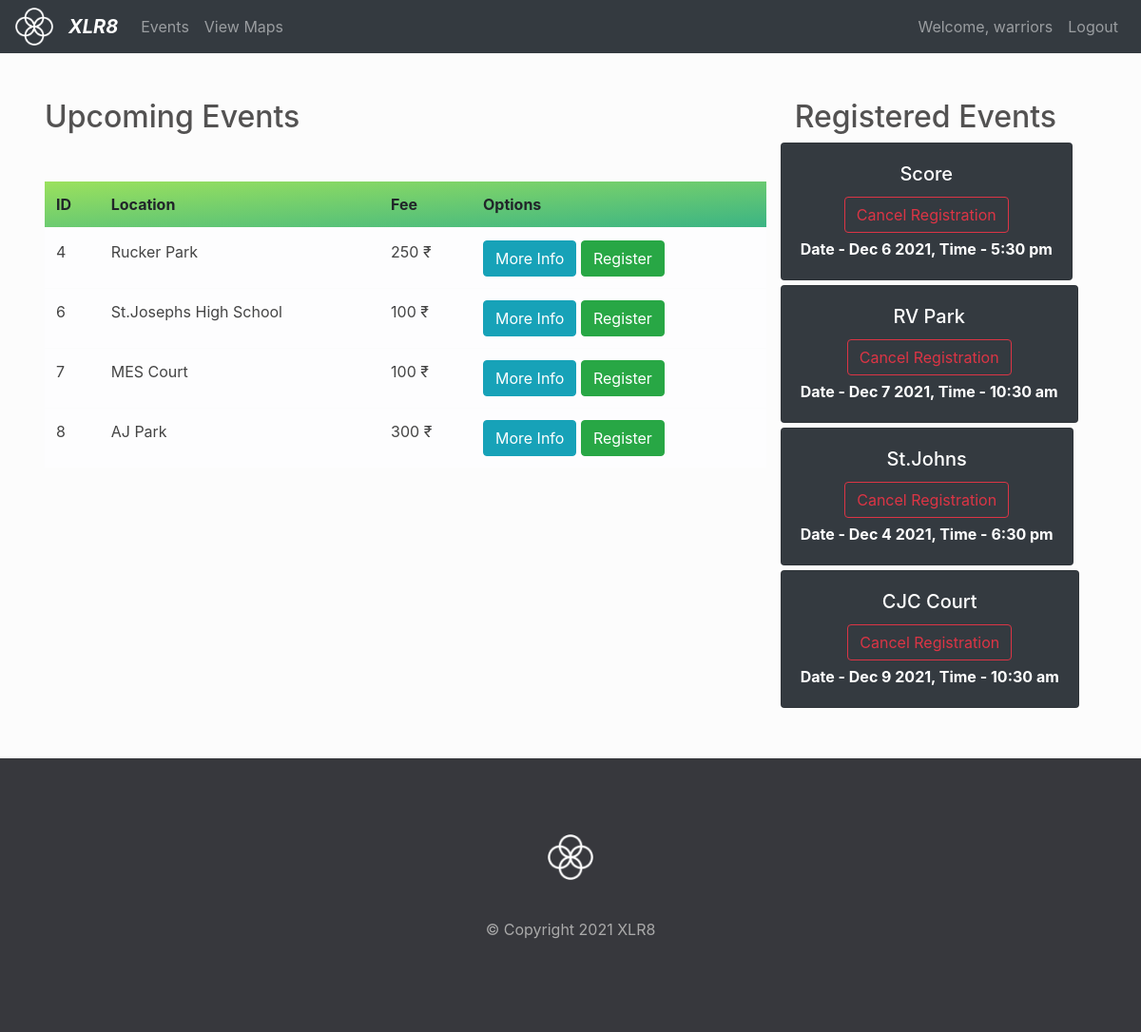
/events (signed in), run on the app's committed database.
### bem/models.py (models this page shows, shortened)
class Teams(db.Model, UserMixin):
    team_id = db.Column(db.Integer(), primary_key = True)
    teamname = db.Column(db.String(length = 30),nullable = False, unique = True)
    captain = db.Column(db.String(length = 30),nullable = False)
    j1 = db.Column(db.Integer(),nullable = False, unique = True)
    player_2 = db.Column(db.String(length = 30),nullable = False)
    j2 = db.Column(db.Integer(),nullable = False, unique = True)
    player_3 = db.Column(db.String(length = 30),nullable = False)
    j3 = db.Column(db.Integer(),nullable = False, unique = True)
    password_hash = db.Column(db.String(length = 60),nullable = False)
    register = db.relationship('Events', secondary = registrations, backref= db.backref('registered_team', lazy = 'dynamic'))
    @property
    def password(self):
        return self.password

class Events(db.Model):
    id = db.Column(db.Integer(), primary_key = True)
    location = db.Column(db.String(length = 30),nullable = False)
    tournament_type = db.Column(db.String(),nullable = False)
    fee = db.Column(db.Integer(),nullable = False)
    description = db.Column(db.String(length = 1024))

### bem/routes.py (the view, shortened to what this page needs)
@app.route('/events', methods = ['GET','POST'])
@login_required
def events_page():
    register_event_form = RegisterEventForm()
    cancel_register_form = CancelRegisterForm()
    if request.method == "GET":
        user_r_events = current_user.register     #all events which current user has registered for
        events_all = Events.query.all()            # querying all events
        events = [x for x in user_r_events + events_all if x not in user_r_events or x not in events_all]   # displaying only events which user hasnt registered for yet in upcoming section
        return render_template('events.html', events = events, register_event_form = register_event_form, user_r_events = user_r_events, cancel_register_form = cancel_register_form)

### bem/models.py (called while the page is built)
@login_manager.user_loader
def load_user(user_id):
    return Teams.query.get(int(user_id))

### bem/templates/events.html (shortened to what this page needs)
{% extends 'base.html' %} {% block links %}
<link
  rel="stylesheet"
  href="{{ url_for('static', filename='css/eventStyle.css') }}"
/>{% endblock %}{% block title %} Events {% endblock %} {% block content %}
<div class="row" style="margin-top: 3rem; margin-left: 2rem">
  <div class="col-8">
    <h2>Upcoming Events</h2>
    <table
      class="table table-hover table-light"
      style="margin-top: 3rem"
      id="event_table"
    >
      <thead>
        <tr>
          <th>ID</th>
          <th>Location</th>
          <th>Fee</th>
          <th>Options</th>
        </tr>
      </thead>
      <tbody style="color: #444">
        {% for event in events %} {% include 'includes/events_modals.html' %}
        <tr>
          <td>{{ event.id }}</td>
          <td>{{ event.location }}</td>
          <td>{{ event.fee }} &#8377;</td>
          <td>
            <button
              class="btn btn-outline btn-info"
              data-toggle="modal"
              data-target="#Modal-MoreInfo-{{event.id}}"
            >
              More Info
            </button>
            <button
              class="btn btn-outline btn-success"
              data-toggle="modal"
              data-target="#Modal-RegisterConfirm-{{event.id}}"
            >
              Register
            </button>
          </td>
        </tr>
        {% endfor %}
      </tbody>
    </table>
  </div>
  <div class="col-4">
    <h2>Registered Events</h2>
    <div class="row">
      {% for registered_event in user_r_events %} {% include
      <div>
        <div
          style="color: white; margin-bottom: 5px"
          class="card text-center bg-dark"
        >
          <div class="card-body">
            <h5 class="card-title">{{ registered_event.location }}</h5>
            <button
              type="button"
              class="btn btn-outline-danger"
              style="margin-bottom: 5px"
              data-toggle="modal"
              data-target="#Modal-CancelConfirm-{{ registered_event.id }}"
            >
              Cancel Registration
            </button>
            <p class="card-text">
              <strong> {{registered_event.description}} </strong>
            </p>
          </div>
        </div>
      </div>
      {% endfor %}
    </div>
  </div>
</div>
{% endblock %}

### bem/templates/base.html (shortened to what this page needs)
<!DOCTYPE html>
<html lang="en">
  <head>
    <link
      rel="stylesheet"
      href="https://cdn.jsdelivr.net/npm/bootstrap@4.5.3/dist/css/bootstrap.min.css"
    />
    <link
      rel="stylesheet"
      href="{{ url_for('static', filename='css/baseStyle.css') }}"
    />
    {% block links %} {% endblock %} {% block js%} {% endblock %}
  </head>
  <body>
    <header>
      <nav class="navbar navbar-expand-md navbar-dark bg-dark">
        <a href="{{ url_for('home_page')  }}"
          ><img
            src="static/img/icon.png"
            alt="XLR8 logo"
            class="nav__logo"
            id="logo"
        /></a>
        <a class="navbar-brand" href="{{ url_for('home_page') }}"
          ><i><b>XLR8</b></i></a
        >
        <div class="collapse navbar-collapse" id="navbarNav">
          <ul class="navbar-nav mr-auto">
            <li class="nav-item">
              <a class="nav-link" href="{{url_for('events_page')}}">Events</a>
            </li>
            <li class="nav-item">
              <a class="nav-link" href="{{url_for('maps_page') }}">View Maps</a>
            </li>
          </ul>
          {% if current_user.is_authenticated %}
          <ul class="navbar-nav">
            <li class="nav-item">
              <a class="nav-link">Welcome, {{ current_user.teamname }}</a>
            </li>
            <li class="nav-item">
              <a class="nav-link" href="{{url_for('logout_page')}}">Logout</a>
            </li>
          </ul>
          {% endif %}
        </div>
      </nav>
    </header>
    {% block content %} {% endblock %}
    <footer class="footer">
      <a href="{{url_for('home_page') }}"
        ><img src="static/img/icon.png" alt="Logo" class="footer__logo"
      /></a>
      <p class="footer__copyright">&copy; Copyright 2021 XLR8</p>
    </footer>
  </body>
</html>

### bem/static/css/baseStyle.css (style rules this page uses)
.nav__logo { margin-right: 1rem; height: 2.5rem; transition: all 0.3s; }
.footer { padding: 5rem 3rem; margin-top: 3rem; background-color: #37383d; }
.footer__logo { height: 3rem; display: block; margin: 0 auto; margin-bottom: 2.5rem; }
.footer__copyright { font-size: 1rem; color: #aaa; text-align: center; }

### bem/static/css/eventStyle.css (style rules this page uses)
body { background-color: rgb(252, 252, 252); color: rgb(83, 82, 82); }
thead { background-image: linear-gradient(to top left, #39b385, #9be15d); }

### data on the page
Teams: teamname "warriors"
Events: id "4", location "Rucker Park", fee "250"
Events: id "6", location "St.Josephs High School", fee "100"
Events: id "7", location "MES Court", fee "100"
Events: id "8", location "AJ Park", fee "300"
Events: location "Score", description "Date - Dec 6 2021, Time - 5:30 pm"
Events: location "RV Park", description "Date - Dec 7 2021, Time - 10:30 am"
Events: location "St.Johns", description "Date - Dec 4 2021, Time - 6:30 pm"
Events: location "CJC Court", description "Date - Dec 9 2021, Time - 10:30 am"
